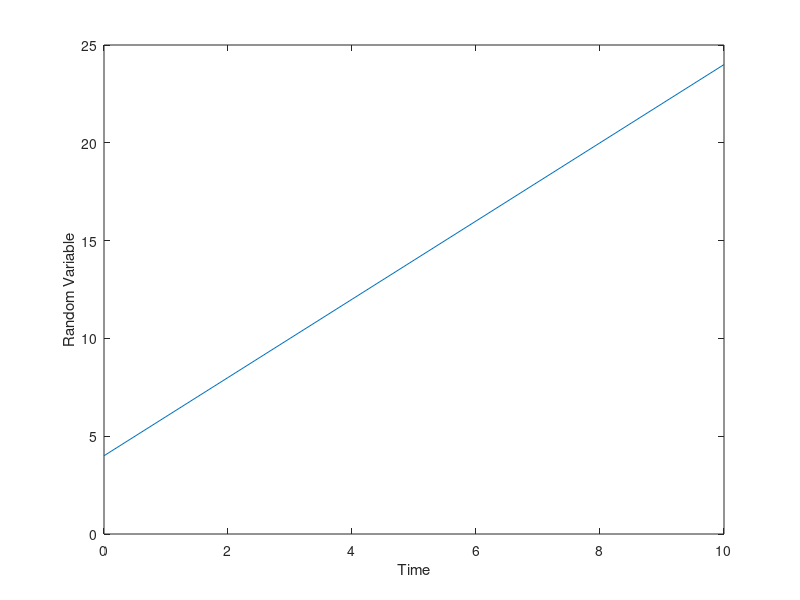
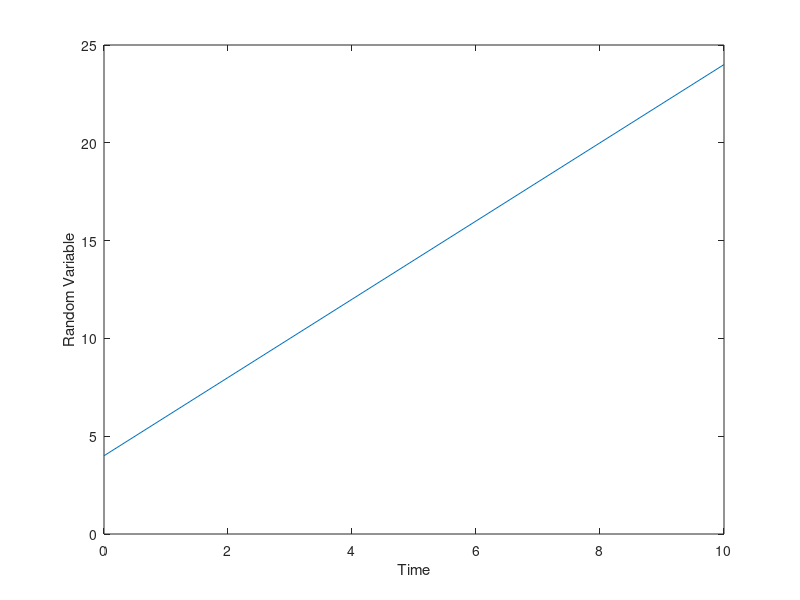

MATLAB code to generate these figures, in order:
meteorite.IL = 4;
meteorite.impactStart = 243;
meteorite.coordinates = [-0.54 0.54];
meteorite.holeRadius_IL4 = 0.12;
meteorite.holeRadius_IL5 = 0.03;
meteorite.dustDuration = 35;
meteorite.dustAccumRate = '0 ! 10 ! 10';
Sys6U.agent_operational_mode = 1;
Sys6U.settings_csv = 'HMS_Agent_Settings_User.csv';
Sys6U.test_settings_file = 'Diagnostic_Test_Settings_User.csv';

randomVar = [meteorite.IL];

for t = 1:10 
    meteorite.IL = meteorite.IL + 2;
    randomVar = [randomVar meteorite.IL];
end

myFig = figure;
t = [0:10];
plot(t,randomVar)
xlabel("Time")
ylabel("Random Variable")


saveas(myFig, "myplot.png")
savefig("myplot.fig")
